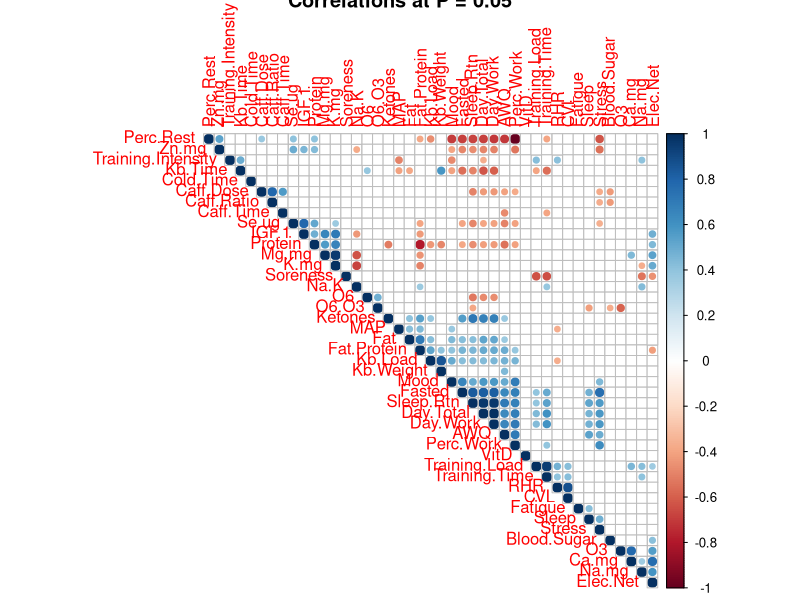

Reproduce this figure in R. (Note: this script raises an error after producing the figure.)
#!/usr/bin/R
# compute and graph correlation statistics for carnivore 90 day review

# library
library(dplyr)
library(Hmisc)
library(corrplot)

raw_data <- read.delim("raw_data-carnivore_90.tsv")
df <- as.matrix(as.data.frame(lapply(raw_data, as.numeric)))

sink("descriptive_stats-carnivore_90.txt")
summary(raw_data)

sink("correlation-carnivore_90.txt")
rcorr(df, type=c("pearson"))

res <- rcorr(df, type=c("pearson"))
corrplot(res$r, type="upper", order="hclust", p.mat = res$P, sig.level = 0.05, insig = "blank", main="Correlations at P = 0.05")
dev.copy(png, "plot-carnivore-90-0500.png")
dev.off()
dev.off()

res <- rcorr(df, type=c("pearson"))
corrplot(res$r, type="upper", order="hclust", p.mat = res$P, sig.level = 0.01, insig = "blank", main="Correlations at P = 0.01")
dev.copy(png, "plot-carnivore-90-0100.png")
dev.off()
dev.off()

res <- rcorr(df, type=c("pearson"))
corrplot(res$r, type="upper", order="hclust", p.mat = res$P, sig.level = 0.001, insig = "blank", main="Correlations at P = 0.001")
dev.copy(png, "plot-carnivore-90-0010.png")
dev.off()
dev.off()

res <- rcorr(df, type=c("pearson"))
corrplot(res$r, type="upper", order="hclust", p.mat = res$P, sig.level = 0.0001, insig = "blank", main="Correlations at P = 0.0001")
dev.copy(png, "plot-carnivore-90-0001.png")
dev.off()
dev.off()
